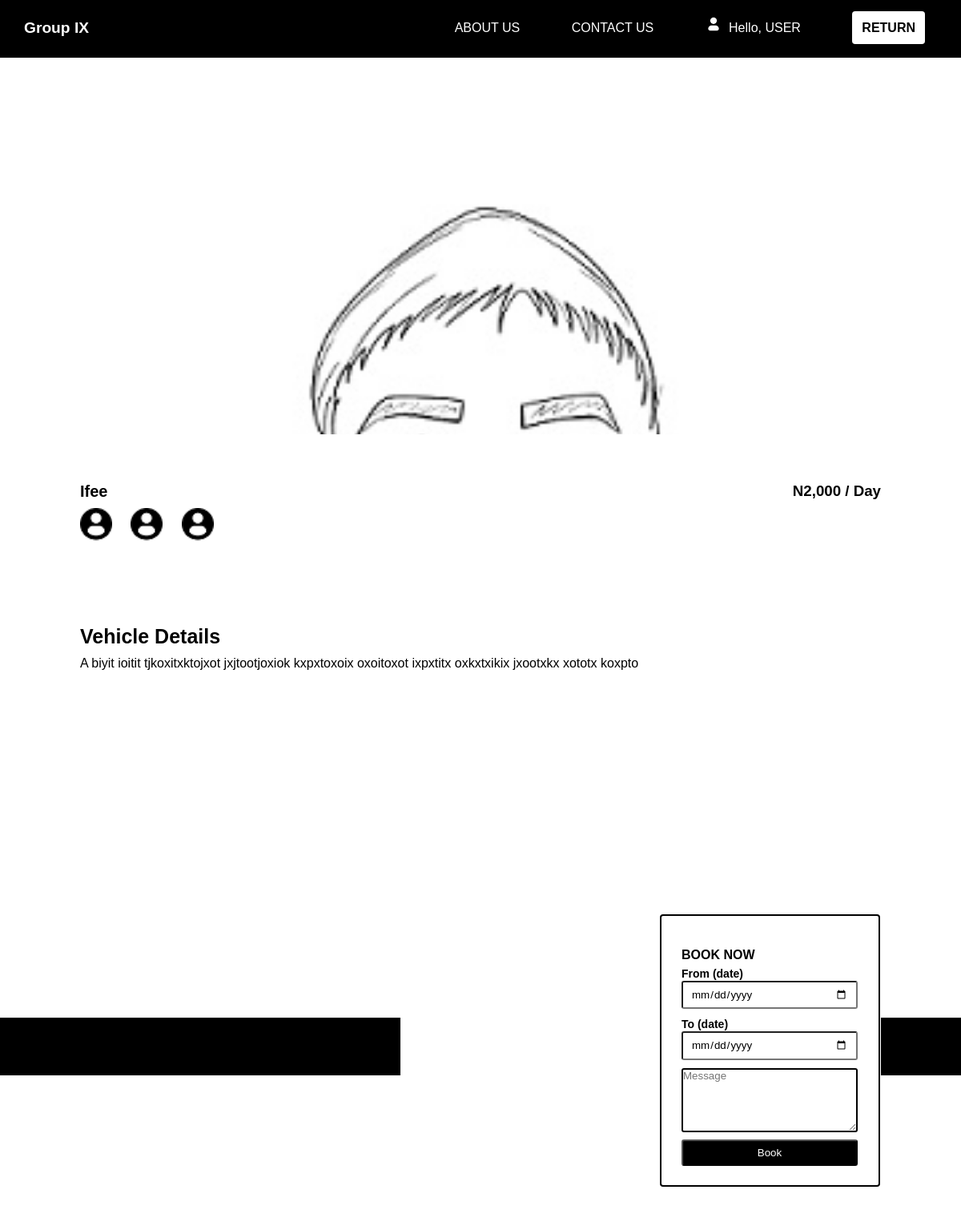
The app's page /main/details.php?id=7 with its own data.
### tables this page shows
CREATE TABLE IF NOT EXISTS `cars` (
  `carID` int(11) NOT NULL AUTO_INCREMENT,
  `carName` varchar(255) NOT NULL,
  `carPrice` varchar(255) NOT NULL,
  `carFuel` varchar(255) NOT NULL,
  `carSeats` varchar(255) NOT NULL,
  `carYear` varchar(255) NOT NULL,
  `carDesc` varchar(255) NOT NULL,
  `imgFullNameCar` longtext NOT NULL,
  PRIMARY KEY (`carID`)
);

### main/details.php (the view, shortened to what this page needs)
<?php require('mainheader.php'); ?>
<?php echo "<link rel='stylesheet' href='details.css'>" ?>
<?php
    require('../includes/dbh.inc.php');
    if(isset($_GET['id'])){
        $id = $_GET['id'];
        $sql = "SELECT * FROM cars WHERE carID = $id";
        $result = mysqli_query($conn, $sql);
        $car = mysqli_fetch_assoc($result);
    }
?>
<div class="content">
    <div class="displaycar" style= "background-image: url('../images/<?= $car["imgFullNameCar"]; ?>')">
    </div>
</div>
<div class="firstinfo">
    <h4><?= $car["carName"] ?></h4>
    <h3> <?= "N" . $car["carPrice"] . " / Day"; ?></h3>
</div>
<div class="iconwrapper">
    <img src="profile-user.png">
    <img src="profile-user.png">
    <img src="profile-user.png">
</div>
<div class="newcontent">
    <div class="cartext">
        <h4>Vehicle Details</h4>
        <p>
            <?= $car["carDesc"]; ?>
        </p>
    </div>
    <div class="carform">
        <form class="book" action="../includes/booknow.inc.php" method="POST">
            <h4>BOOK NOW</h4>
            <label for="">From (date)</label>
            <input type="date" name="date1" placeholder="From Date (mm/dd/yy)"> <br>
            <label for="">To (date)</label><br>
            <input type="date" name="date2" placeholder="To Date (mm/dd/yy)"> <br>
            <textarea name="bookmessage" placeholder="Message"></textarea> <br>
            <input type="submit" class="submit" name="book-submit" value="Book">
        </form>
    </div>
</div>
<?php require('mainfooter.php'); ?>

### main/mainheader.css (style rules this page uses)
* { padding: 0; margin: 0; box-sizing: border-box; font-family: Montserrat, sans-serif; }
body { height: 100vh; }

### main/details.css (style rules this page uses)
* { margin: 0; padding: 0; box-sizing: border-box; font-family: Montserrat, sans-serif; }
body { height: 100vh; }
.content { height: 60vh; }
.displaycar { margin-left: 100px; margin-right: 100px; border-radius: 5px; margin-top: 50px; background-size: cover; height: 420px; }
.firstinfo { margin-left: 100px; margin-right: 100px; border-radius: 5px; height: 4vh; background-color: rgb(255, 255, 255); }
.iconwrapper { margin-left: 100px; margin-right: 100px; background-color: rgb(255, 255, 255); height: 7vh; }
.iconwrapper img { width: 40px; margin-right: 19px; }
.firstinfo h4 { float: left; font-size: 20px; }
.firstinfo h3 { float: right; }
.newcontent { height: 60vh; margin-top: 40px; margin-left: 100px; margin-right: 100px; background-color: rgb(255, 255, 255); border-style: 1px solid black; }
.cartext { background-color: rgb(255, 255, 255); width: 750px; float: left; height: 400px; }
.cartext p { padding-top: 10px; }
.cartext h4,p { padding-top: 50px; }
.cartext h4 { font-size: 25px; }
.book { position: relative; top: 6px; left: 264px; height: 340px; background-color: rgb(255, 255, 255); margin-left: 60px; margin-top: 5px; padding-top: 40px; padding-left: 25px; margin-right: 265px; border-radius: 4px; border: 2px solid black; }
.book label { font-size: 14px; font-weight: 700; }
.carform { position: relative; height: 50px; background-color: rgb(255, 255, 255); width: 600px; float: right; height: 400px; }
.carform h4 { font-weight: 600; margin-bottom: 5px; }
.book input { width: 220px; padding: 7px 10px; margin-bottom: 10px; border-radius: 3px; }
.submit { color: white; background-color: black; }
textarea { width: 220px; height: 80px; margin-bottom: 5px; border-radius: 3px; border: 2px solid black; }

### records on screen
cars: imgFullNameCar (picture), carName "Ifee", carPrice "2,000", carDesc "A biyit ioitit tjkoxitxktojxot jxjtootjoxiok kxpxtoxoix oxoitoxot ixpxtitx oxkxtxikix jxootxkx xototx koxpto"
